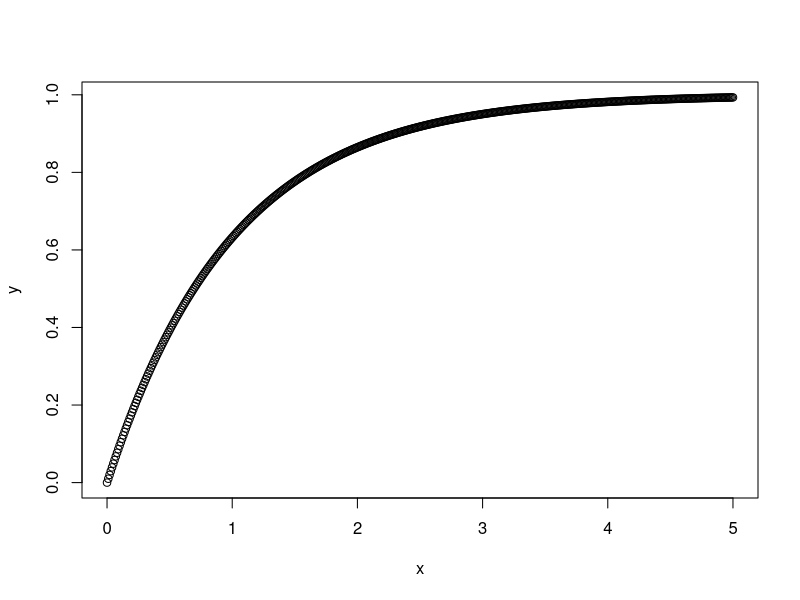

This chart was generated by the following R code:
# Função densidade de probabilidade --------------------------------------------

dexp <- function(x, lambda){ 
  
  f <- lambda * exp(- lambda * x)
  
  return(f)
}

# x <- seq(0.01, 5, by = 0.01)
# y <- dexp(x, 1)
# plot(x,y)

# Função de distribuição de probabilidade --------------------------------------

pexp <- function(x, lambda){
  
  f <- 1 - exp( - lambda * x)
  
  return(f)
}

x <- seq(0, 5, by = 0.01)
y <- pexp(x, 1)
plot(x,y)

# Função quantílica ------------------------------------------------------------

qexp <- function(q, lambda){
  
  f <- - log(1 - q) / lambda
  
  return(f)  
}

q <- pexp(0.3, 1)
qexp(q, 1)

# Função geradora de números aleatórios (método da inversão) -------------------

rexp <- function(n, lambda){
  
  u <- runif(n)
  
  f <- - log(1 - u) / lambda
  
  return(f)
}

# Fixando a semente de geração
set.seed(15)
# Gerando a amostra de uma Exp(1)
amostra <- rexp(1000, 1)

# Verificando se a amostra vem de uma distribuição Exp(1)
ks.test(amostra, "pexp", 1)
